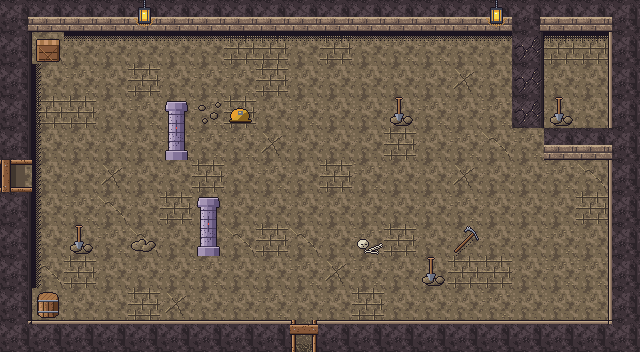

Tiled map render using the project's own tile images. Description and the whole map definition, tile-layer contents included, below:
An orthogonal 20x11 tile map with 32x32 px tiles, 4 tile layers (Sol, Decor, Murs, Dessus) and 14 objects (3x Ennemi, 3x MurFissure, 2x Sortie, 2x Porte, 2x Spawn, ...).

<map version="1.10" tiledversion="1.12.2" orientation="orthogonal" renderorder="right-down" width="20" height="11" tilewidth="32" tileheight="32" infinite="0" nextlayerid="6" nextobjectid="15">
 <properties>
  <property name="carte_x" type="int" value="3" />
  <property name="carte_y" type="int" value="3" />
  <property name="etage" value="rdc" />
 </properties>
 <tileset firstgid="1" source="../tilesets/mine.tsx" />
 <layer id="1" name="Sol" width="20" height="11">
  <data encoding="csv">
1,1,1,1,1,3,1,1,2,1,4,2,2,1,1,3,1,2,1,1,
1,4,1,1,1,1,1,3,3,1,3,1,2,2,1,1,1,3,3,4,
1,1,2,1,3,1,2,2,3,1,1,1,1,1,5,1,5,1,1,3,
3,3,3,1,2,1,2,3,1,2,1,1,1,2,1,2,1,1,1,3,
3,1,1,1,1,2,2,2,5,1,1,1,3,1,2,4,2,1,2,1,
2,1,1,5,1,1,3,1,2,1,3,2,1,1,5,1,1,2,4,2,
1,1,2,4,1,3,1,1,1,1,1,1,1,1,2,1,1,1,3,4,
1,1,1,2,4,1,1,4,3,4,1,2,3,1,1,1,1,2,1,4,
2,4,3,1,1,1,2,1,1,2,5,2,1,1,3,3,1,2,2,2,
3,1,1,1,3,5,1,1,2,1,1,3,1,1,1,2,1,1,1,2,
1,4,2,1,2,1,1,1,2,1,2,2,1,1,2,5,1,2,1,1
</data>
 </layer>
 <layer id="2" name="Decor" width="20" height="11">
  <data encoding="csv">
0,0,0,0,0,0,0,0,0,0,0,0,0,0,0,0,0,0,0,0,
0,0,13,13,13,13,13,13,13,13,13,13,13,13,13,13,0,13,13,0,
0,14,0,0,0,0,0,0,0,0,0,0,0,0,0,0,0,0,0,0,
0,14,0,0,0,0,80,128,0,0,0,0,167,0,0,0,0,167,0,0,
0,14,0,0,0,0,0,0,0,0,0,0,0,0,0,0,0,0,0,0,
0,14,0,0,0,0,0,0,0,0,0,0,0,0,0,0,0,0,0,0,
0,14,0,0,0,0,0,0,0,0,0,0,0,0,0,0,0,0,0,0,
0,14,167,0,16,0,0,0,0,0,0,127,0,0,121,0,0,0,0,0,
0,14,0,0,0,0,0,0,0,0,0,0,0,167,0,0,0,0,0,0,
0,0,0,0,0,0,0,0,0,0,0,0,0,0,0,0,0,0,0,0,
0,0,0,0,0,0,0,0,0,0,0,0,0,0,0,0,0,0,0,0
</data>
 </layer>
 <layer id="3" name="Murs" width="20" height="11">
  <data encoding="csv">
21,17,17,17,17,17,17,17,17,17,17,17,17,17,17,17,21,17,17,22,
19,123,0,0,0,0,0,0,0,0,0,0,0,0,0,0,147,0,0,20,
19,0,0,0,0,0,0,0,0,0,0,0,0,0,0,0,147,0,0,20,
19,0,0,0,0,0,0,0,0,0,0,0,0,0,0,0,147,0,0,20,
19,0,0,0,0,144,0,0,0,0,0,0,0,0,0,0,0,17,17,22,
43,0,0,0,0,0,0,0,0,0,0,0,0,0,0,0,0,0,0,20,
19,0,0,0,0,0,0,0,0,0,0,0,0,0,0,0,0,0,0,20,
19,0,0,0,0,0,144,0,0,0,0,0,0,0,0,0,0,0,0,20,
19,0,0,0,0,0,0,0,0,0,0,0,0,0,0,0,0,0,0,20,
19,122,0,0,0,0,0,0,0,0,0,0,0,0,0,0,0,0,0,20,
23,18,18,18,18,18,18,18,18,42,18,18,18,18,18,18,18,18,18,24
</data>
 </layer>
 <objectgroup id="4" name="Objets">
  <object id="1" type="Sortie" x="288" y="320" width="32" height="32">
   <properties>
    <property name="cible_carte" value="res://scenes/rooms/donjon2_salle_08_room.tscn" />
    <property name="cible_spawn" value="depuis_nord" />
    <property name="godot_node_type" value="area" />
   </properties>
  </object>
  <object id="2" type="Porte" x="288" y="320" width="32" height="32">
   <properties>
    <property name="id" value="donjon2_porte_04" />
    <property name="type" value="ennemis" />
   </properties>
  </object>
  <object id="3" type="Sortie" x="0" y="160" width="32" height="32">
   <properties>
    <property name="cible_carte" value="res://scenes/rooms/donjon2_salle_10_room.tscn" />
    <property name="cible_spawn" value="depuis_est" />
    <property name="godot_node_type" value="area" />
   </properties>
  </object>
  <object id="4" type="Porte" x="0" y="160" width="32" height="32">
   <properties>
    <property name="id" value="donjon2_porte_05" />
    <property name="type" value="cle" />
   </properties>
  </object>
  <object id="5" type="Spawn" x="80" y="176">
   <properties>
    <property name="id" value="depuis_ouest" />
   </properties>
   <point />
  </object>
  <object id="6" type="Spawn" x="304" y="272">
   <properties>
    <property name="id" value="depuis_sud" />
   </properties>
   <point />
  </object>
  <object id="7" type="Ramassable" x="592" y="80">
   <properties>
    <property name="id" value="donjon2_plume_01" />
    <property name="contenu" value="plume_corbeau" />
   </properties>
   <point />
  </object>
  <object id="8" type="Ennemi" x="240" y="208">
   <properties>
    <property name="type" value="mineur_maudit" />
    <property name="variante" value="normal" />
   </properties>
   <point />
  </object>
  <object id="9" type="Ennemi" x="528" y="240">
   <properties>
    <property name="type" value="mineur_maudit" />
    <property name="variante" value="normal" />
   </properties>
   <point />
  </object>
  <object id="10" type="Ramassable" x="496" y="272">
   <properties>
    <property name="id" value="donjon2_bombes_03" />
    <property name="contenu" value="bombes_5" />
   </properties>
   <point />
  </object>
  <object id="11" type="Ennemi" x="144" y="304">
   <properties>
    <property name="type" value="caillou_rampant" />
    <property name="variante" value="normal" />
   </properties>
   <point />
  </object>
  <object id="12" type="MurFissure" x="512" y="32" width="32" height="32">
   <properties>
    <property name="id" value="donjon2_mur_04" />
    <property name="apparence" value="mur" />
   </properties>
  </object>
  <object id="13" type="MurFissure" x="512" y="64" width="32" height="32">
   <properties>
    <property name="id" value="donjon2_mur_05" />
    <property name="apparence" value="mur" />
   </properties>
  </object>
  <object id="14" type="MurFissure" x="512" y="96" width="32" height="32">
   <properties>
    <property name="id" value="donjon2_mur_06" />
    <property name="apparence" value="mur" />
   </properties>
  </object>
 </objectgroup>
 <layer id="5" name="Dessus" width="20" height="11">
  <data encoding="csv">
0,0,0,0,120,0,0,0,0,0,0,0,0,0,0,120,0,0,0,0,
0,0,0,0,0,0,0,0,0,0,0,0,0,0,0,0,0,0,0,0,
0,0,0,0,0,0,0,0,0,0,0,0,0,0,0,0,0,0,0,0,
0,0,0,0,0,143,0,0,0,0,0,0,0,0,0,0,0,0,0,0,
0,0,0,0,0,0,0,0,0,0,0,0,0,0,0,0,0,0,0,0,
47,0,0,0,0,0,0,0,0,0,0,0,0,0,0,0,0,0,0,0,
0,0,0,0,0,0,143,0,0,0,0,0,0,0,0,0,0,0,0,0,
0,0,0,0,0,0,0,0,0,0,0,0,0,0,0,0,0,0,0,0,
0,0,0,0,0,0,0,0,0,0,0,0,0,0,0,0,0,0,0,0,
0,0,0,0,0,0,0,0,0,0,0,0,0,0,0,0,0,0,0,0,
0,0,0,0,0,0,0,0,0,46,0,0,0,0,0,0,0,0,0,0
</data>
 </layer>
</map>
